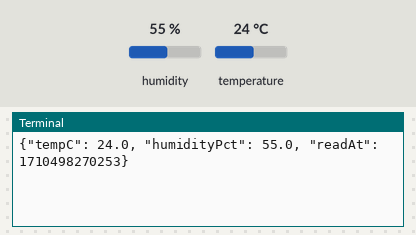
Recording of a program running on a simulated Raspberry Pi (BCM pin numbers). Parts: the last lines printed to the terminal. The inputs (shaded band) are chosen by the test bench; at power-on: humidity 55 %, temperature 24 °C. The clock reads 2024-03-15 10:24:30 at power-on unless the program sets it.

Above: at 1.2 s.
1.3 s: humidity set to 22 %
At 3.0 s:
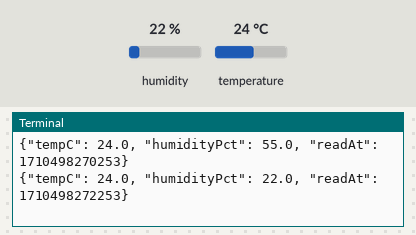
4.0 s: temperature set to 19 °C
At 5.7 s:
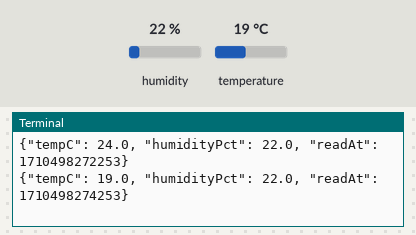
6.7 s: humidity set to 40 %
At 8.8 s:
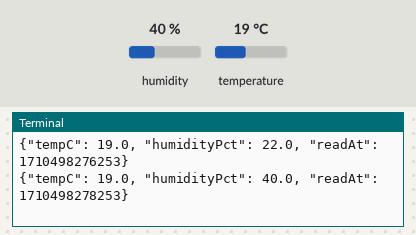
Timing chart, 0 to 10.3 s (numbered marks = the images above; inputs shaded):
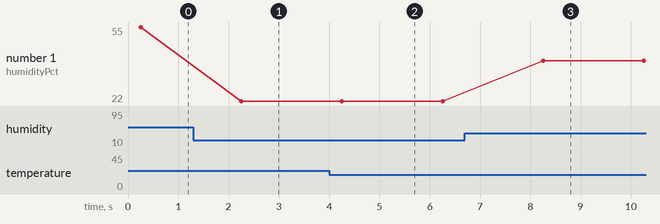

The program:

dht22_reader.py
```python
#!/usr/bin/env python3
"""Lecture du DHT22 / AM2302 sur le Raspberry Pi -> une ligne JSON par mesure sur stdout.

Câblage (module 3 broches) :  +  -> broche 1 (3,3 V, PAS 5 V : la ligne de données irait à 5 V)
                              out -> GPIO4 (broche 7)
                              -  -> broche 6 (GND)
La résistance de tirage est déjà sur le module.

Méthode recommandée : le pilote du noyau (timing à la µs, bien plus fiable que Python).
    /boot/firmware/config.txt :   dtoverlay=dht11,gpiopin=4     (le pilote "dht11" gère aussi le DHT22)
    puis redémarrer ; les valeurs apparaissent dans /sys/bus/iio/devices/iio:device*/
Repli : bibliothèque Adafruit (pip install adafruit-circuitpython-dht ; apt install libgpiod2).

Sortie (champ `environment` du snapshot, voir backend/app/providers/ssh.py) :
    {"tempC": 22.8, "humidityPct": 47.3, "readAt": 1759651200000}

Le Pi ne fait que lire : l'analyse (anomalies) est faite par le modèle IA sur le PC (ml/environment/env_model.py).
Usage :  python3 dht22_reader.py [--gpio 4] [--period 2] [--csv dht22_log.csv]
"""
import argparse
import glob
import json
import sys
import time

MIN_PERIOD_S = 2.0  # le DHT22 ne supporte pas plus d'une mesure toutes les 2 s


def iio_reader():
    """Lecteur via le pilote noyau (dtoverlay=dht11). None si le pilote n'est pas chargé."""
    devices = [d for d in glob.glob("/sys/bus/iio/devices/iio:device*") if glob.glob(f"{d}/in_humidityrelative_input")]
    if not devices:
        return None
    dev = devices[0]

    def read():
        with open(f"{dev}/in_temp_input") as f:
            t = int(f.read()) / 1000  # milli-°C
        with open(f"{dev}/in_humidityrelative_input") as f:
            h = int(f.read()) / 1000  # milli-%
        return t, h

    return read


def adafruit_reader(gpio):
    import adafruit_dht  # import tardif : seulement si le pilote noyau est absent
    import board

    sensor = adafruit_dht.DHT22(getattr(board, f"D{gpio}"), use_pulseio=False)

    def read():
        t, h = sensor.temperature, sensor.humidity
        if t is None or h is None:
            raise OSError("lecture vide")
        return t, h

    return read


def plausible(t, h, prev):
    """Rejette les lectures aberrantes (bits corrompus malgré le checksum)."""
    if not (-40 <= t <= 80 and 0 <= h <= 100):
        return False
    return prev is None or abs(t - prev[0]) <= 5


def main():
    ap = argparse.ArgumentParser()
    ap.add_argument("--gpio", type=int, default=4)
    ap.add_argument("--period", type=float, default=MIN_PERIOD_S)
    ap.add_argument("--csv", help="journalise aussi les mesures (données d'entraînement de ml/environment/env_model.py)")
    args = ap.parse_args()
    period = max(args.period, MIN_PERIOD_S)

    read = iio_reader() or adafruit_reader(args.gpio)
    log = open(args.csv, "a", buffering=1) if args.csv else None
    if log and log.tell() == 0:
        log.write("ts,temp,hum\n")

    prev = None
    while True:
        started = time.monotonic()
        try:
            t, h = read()
            if plausible(t, h, prev):
                prev = (t, h)
                ts = int(time.time() * 1000)
                print(json.dumps({"tempC": round(t, 1), "humidityPct": round(h, 1), "readAt": ts}), flush=True)
                if log:
                    log.write(f"{time.strftime('%Y-%m-%dT%H:%M:%S')},{t:.1f},{h:.1f}\n")
        except (OSError, RuntimeError) as err:  # checksum / timeout : fréquent, on réessaie au tour suivant
            print(f"lecture DHT22 ratée : {err}", file=sys.stderr)
        time.sleep(max(0.0, period - (time.monotonic() - started)))


if __name__ == "__main__":
    try:
        main()
    except KeyboardInterrupt:
        pass
```

Measured:
- after the input at 1.3 s, the terminal: prints a new line after 0.95 s (image 1)
- after the input at 4.0 s, the terminal: prints a new line after 0.25 s (image 2)
- after the input at 6.7 s, the terminal: prints a new line after 1.6 s (image 3)
- plotted number 1: 55 → 22 after the input at 1.3 s, 22 → 40 after the input at 6.7 s
